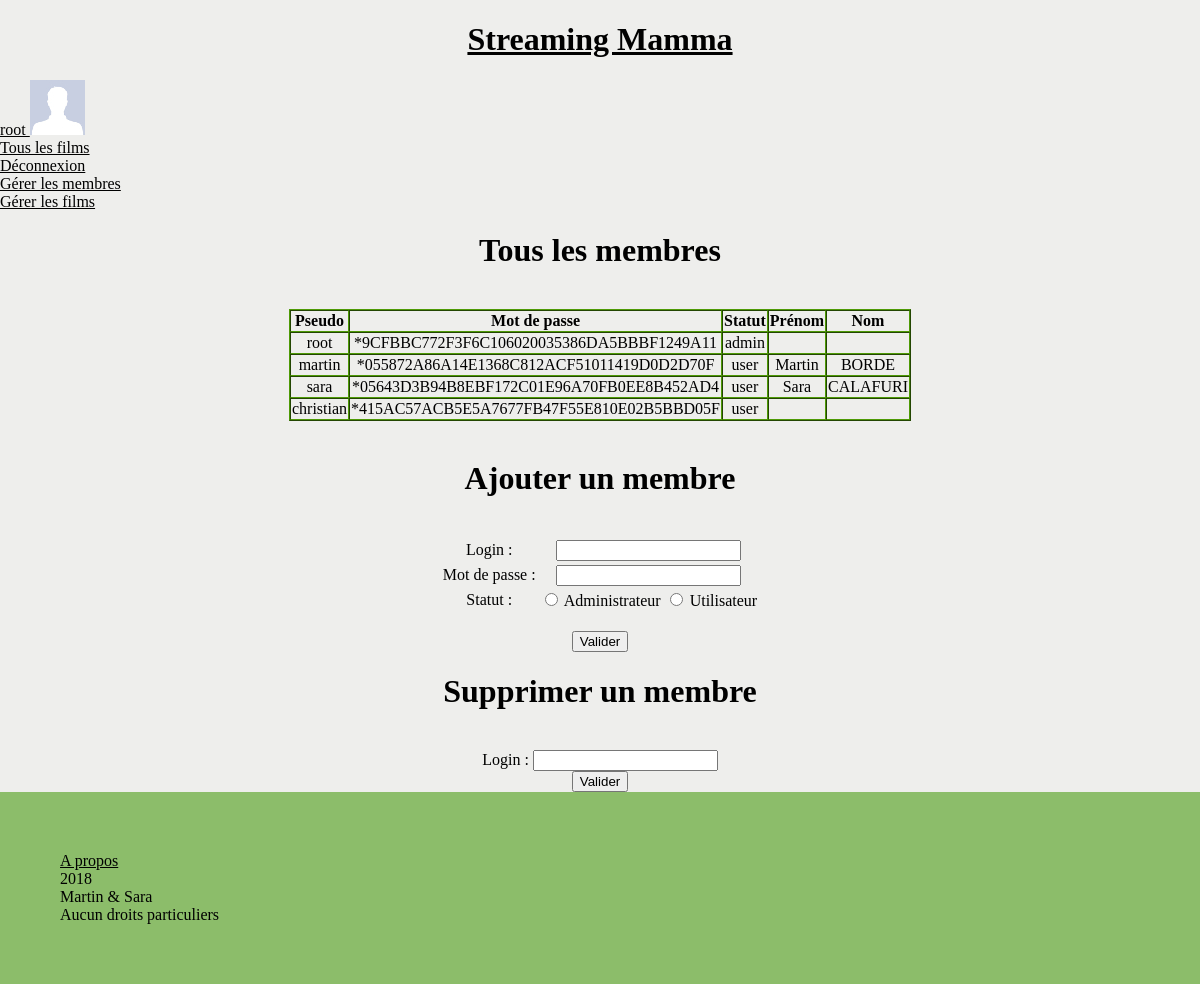
/pages/gerer_membres.php (signed in), run on the app's committed database.
### tables this page shows
CREATE TABLE IF NOT EXISTS `utilisateurs` (
`idusr` int(2) NOT NULL,
  `login` varchar(20) NOT NULL,
  `passwd` char(41) NOT NULL,
  `prenom` varchar(30),
  `nom` varchar(30),
  `statut` varchar(10) NOT NULL
);

### pages/gerer_membres.php (the view, shortened to what this page needs)
<?php
include("db_connect.php");
?>
<!doctype html>
<html>
    <head>
		<link rel="stylesheet" href="style/style.css" />
    </head>
    <body>
        <?php include('header.php'); ?>
        <main class="gestion">
        <h1>Tous les membres</h1><br/>
        <?php
            $rqtAfficher = mysqli_query($link, "SELECT * FROM utilisateurs") or die(mysql_error());
            echo "<table cellspacing=\"0\" border=\"1\"><tr><th>Pseudo</th><th>Mot de passe</th><th>Statut</th><th>Prénom</th><th>Nom</th></tr>";
            while ($row = mysqli_fetch_assoc($rqtAfficher)) {
		        echo "<tr><td>".$row["login"]."</td><td>" . $row["passwd"]. "</td><td>".$row["statut"]."</td><td>".$row['prenom']."</td><td>".$row['nom']."</td></tr>";
	        }
			echo"</table><br/>";
        ?>
        <h1>Ajouter un membre</h1><br/>
        <form action="gerer_membres.php" method="post"><table>
            <tr><td>Login :</td>
                <td><input name="login_add" type="text"></td></tr>
            <tr><td>Mot de passe :</td>
                <td><input name="password" type="text"></td></tr>
            <tr><td>Statut :</td>
                <td><input type="radio" id ="statutAdmin" name="statut" value="admin">
                <label for="statutAdmin">Administrateur</label>
                <input type="radio" id ="statutUser" name="statut" value="user">
                <label for="statutUser">Utilisateur</label></td></tr>
        </table><br/>
        <input type="submit" name="ajout" value="Valider"/></form>
        <h1>Supprimer un membre</h1><br/>
        <form action="gerer_membres.php" method="post">
            Login : <input name="login_sup" type="text"><br/>
            <input type="submit" name="supression" value="Valider"/>
        </form>
        </main>
    </body>
</html>

### pages/style/style.css (style rules this page uses)
html { height: 100%; margin: 0; }
body { background-color:#eeeeec; height: 100%; position: relative; margin: 0; }
main { min-height: 45%; }
a { color: black; }
h1 { text-align: center; color: #000000; }
form { text-align: center; color: #000000; }
table { margin: auto; color: #000000; border-color:#4e9a06; }
td, th { text-align: center; color: #000000; }
footer { background-color:#8cbd6a; padding: 5%; position: relative; bottom: 0; left: 0; right: 0; }

### data on the page
utilisateurs: login "root", passwd "*9CFBBC772F3F6C106020035386DA5BBBF1249A11", statut "admin"
utilisateurs: login "martin", passwd "*055872A86A14E1368C812ACF51011419D0D2D70F", statut "user", prenom "Martin", nom "BORDE"
utilisateurs: login "sara", passwd "*05643D3B94B8EBF172C01E96A70FB0EE8B452AD4", statut "user", prenom "Sara", nom "CALAFURI"
utilisateurs: login "christian", passwd "*415AC57ACB5E5A7677FB47F55E810E02B5BBD05F", statut "user"

### other printed values
$_SESSION['login'] "root"
